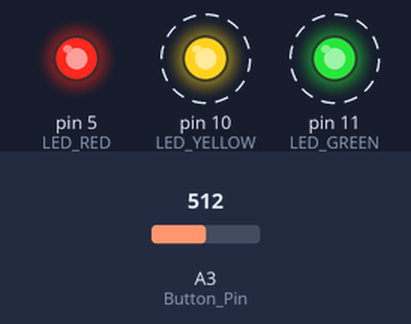
Recording of a sketch running on a simulated Arduino Uno, built with avr-gcc and run on an emulated ATmega328P. On the bench: output pins drawn as LEDs (lit = HIGH). Dashed ring = blinking. Inputs (shaded band) come from the test bench; at power-on: A3 (Button_Pin) = 512. Random numbers use the default seed unless the sketch sets one; what the sketch prints to the serial monitor is not drawn.

Above: at 5.05 s.
5.1 s: A3 (Button_Pin) set to 537
At 6.5 s:
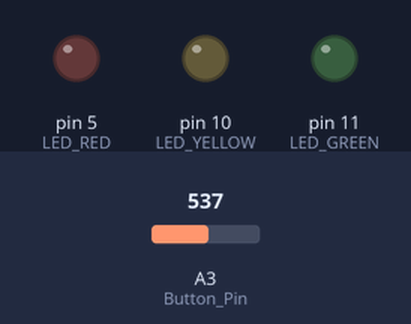
9.7 s: A3 (Button_Pin) set to 511
At 10.1 s:
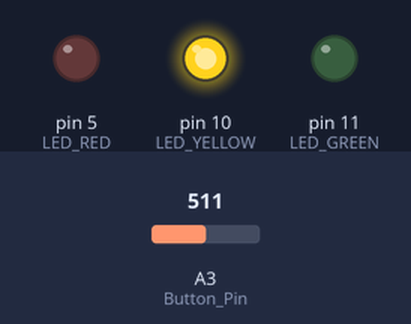
At 11.0 s:
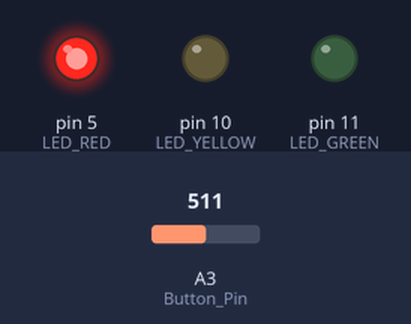
14.3 s: A3 (Button_Pin) set to 690
18.9 s: A3 (Button_Pin) set to 701
Timing chart, 0 to 21.9 s (numbered marks = the images above; inputs shaded):
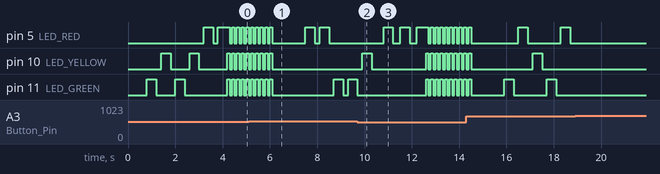

Measured:
- the behaviour switches between 520 and 521 on A3 (Button_Pin) (found by bisection; images 0 and 1)
- after the input at 9.7 s, pin 5 (LED_RED): LOW → HIGH after 1.1 s, → LOW 0.40 s later, → HIGH 0.30 s later, → LOW 0.40 s later, … (21 changes in this stretch)

The sketch:

18_LED_Light_Flashing_Memory_Game.ino
```cpp
// ================== Pin Definitions ==================
#define LED_RED     5
#define LED_YELLOW  10
#define LED_GREEN   11

#define Button_Pin  A3   // Analog button input

// ================== Game Settings ==================
#define MAX_LEVEL     10

int levelLength = 5;      // Sequence length (difficulty)
int flashDelay  = 400;    // LED flash speed (ms)

// ================== Variables ==================
int ledSequence[MAX_LEVEL];
int userIndex = 0;

// ================== Setup ==================
void setup() {
  pinMode(LED_RED, OUTPUT);
  pinMode(LED_YELLOW, OUTPUT);
  pinMode(LED_GREEN, OUTPUT);
  pinMode(Button_Pin, INPUT);

  Serial.begin(115200);
  randomSeed(analogRead(A0));

  startGame();
}

// ================== Main Loop ==================
void loop() {
  int button = readButton();

  if (button != 0) {
    flashSingleLED(button);

    if (button == ledSequence[userIndex]) {
      userIndex++;

      // All correct
      if (userIndex >= levelLength) {
        successLED();
        delay(500);
        startGame();
      }
    } else {
      failLED();
      delay(500);
      startGame();
    }

    delay(300); // Prevent a single key press from being read multiple times
  }
}

// ================== Game Functions ==================

void startGame() {
  userIndex = 0;
  generateSequence();
  showSequence();
}

// Generate random LED order
void generateSequence() {
  for (int i = 0; i < levelLength; i++) {
    ledSequence[i] = random(1, 4); // 1=Red, 2=Yellow, 3=Green
  }
}

// Show LED flashing sequence
void showSequence() {
  delay(800);
  for (int i = 0; i < levelLength; i++) {
    flashSingleLED(ledSequence[i]);
    delay(200);
  }
}

// ================== Button Reading ==================
// Return: 1=Red, 2=Yellow, 3=Green, 0=None
int readButton() {
  int val = analogRead(Button_Pin);
  Serial.println(val);

  if (val >= 500 && val <= 520) return 1;   // Red
  if (val >= 680 && val <= 690) return 2;   // Yellow
  if (val >= 845 && val <= 860) return 3;   // Green

  return 0;
}

// ================== LED Control ==================
void flashSingleLED(int num) {
  allLEDOff();

  if (num == 1) digitalWrite(LED_RED, HIGH);
  if (num == 2) digitalWrite(LED_YELLOW, HIGH);
  if (num == 3) digitalWrite(LED_GREEN, HIGH);

  delay(flashDelay);
  allLEDOff();
}

// ================== Success Effect ==================
void successLED() {
  digitalWrite(LED_RED, HIGH);
  digitalWrite(LED_YELLOW, HIGH);
  digitalWrite(LED_GREEN, HIGH);
  delay(1000);
  allLEDOff();
}

// ================== Fail Effect ==================
void failLED() {
  for (int i = 0; i < 10; i++) {
    allLEDOn();
    delay(100);
    allLEDOff();
    delay(100);
  }
}

// ================== Utility ==================
void allLEDOn() {
  digitalWrite(LED_RED, HIGH);
  digitalWrite(LED_YELLOW, HIGH);
  digitalWrite(LED_GREEN, HIGH);
}

void allLEDOff() {
  digitalWrite(LED_RED, LOW);
  digitalWrite(LED_YELLOW, LOW);
  digitalWrite(LED_GREEN, LOW);
}
```
